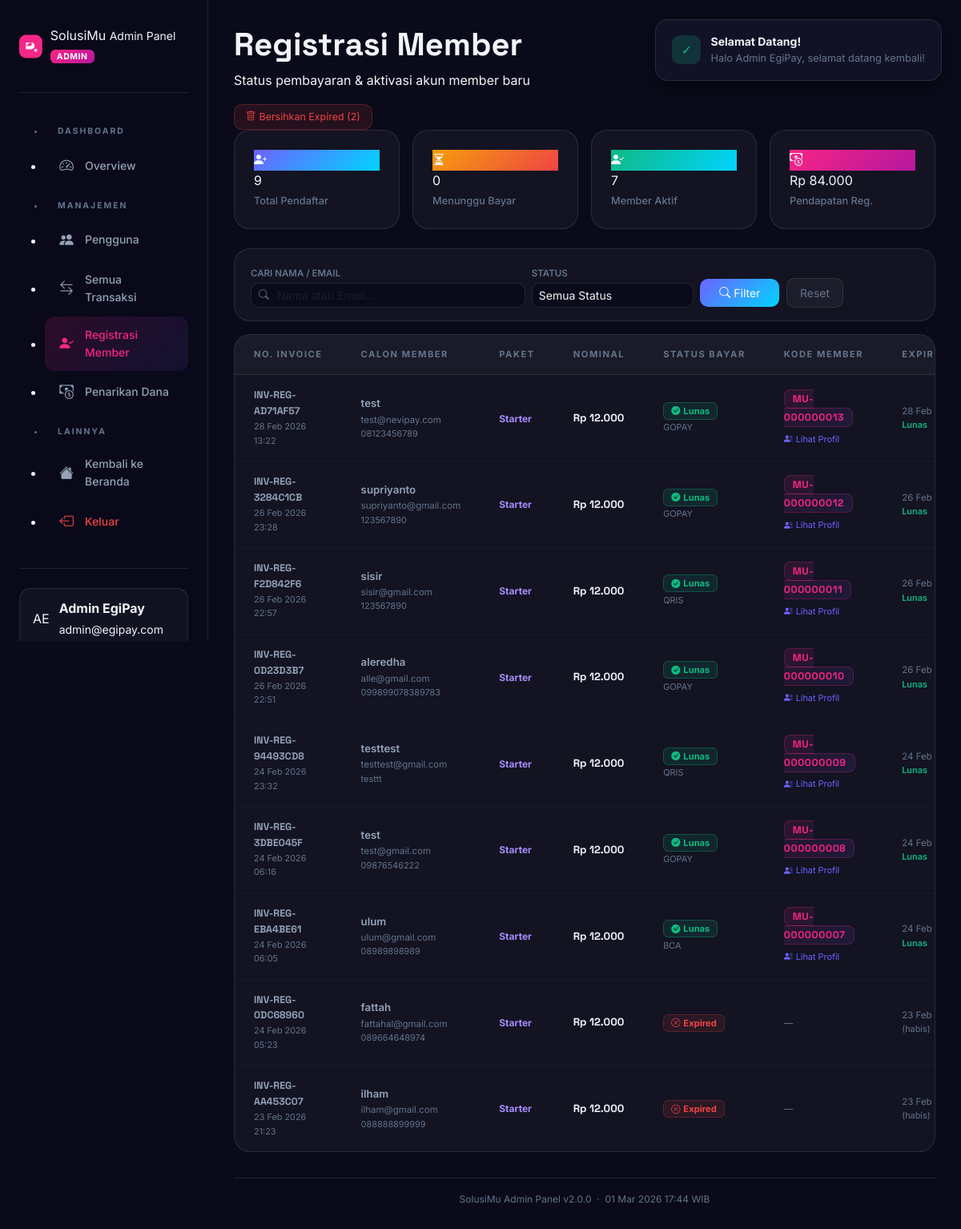
/admin/registrations.php (signed in), run on the app's committed database.
### tables this page shows
CREATE TABLE `users` (
  `id` int(10) UNSIGNED NOT NULL,
  `member_code` varchar(20) DEFAULT NULL,
  `referral_code` varchar(30) DEFAULT NULL,
  `referred_by` int(10) UNSIGNED DEFAULT NULL,
  `name` varchar(100) NOT NULL,
  `email` varchar(150) NOT NULL,
  `password` varchar(255) NOT NULL,
  `phone` varchar(20) DEFAULT NULL,
  `role` enum('superadmin','admin','merchant','customer') NOT NULL DEFAULT 'merchant',
  `plan` enum('starter','business','enterprise') NOT NULL DEFAULT 'starter',
  `status` enum('active','inactive','suspended') NOT NULL DEFAULT 'active',
  `avatar` varchar(10) DEFAULT NULL,
  `email_verified_at` datetime DEFAULT NULL,
  `created_at` datetime NOT NULL DEFAULT current_timestamp(),
  `updated_at` datetime NOT NULL DEFAULT current_timestamp() ON UPDATE current_timestamp()
);

CREATE TABLE `registration_payments` (
  `id` int(10) UNSIGNED NOT NULL,
  `inv_no` varchar(30) NOT NULL,
  `token` varchar(64) NOT NULL,
  `name` varchar(100) NOT NULL,
  `email` varchar(150) NOT NULL,
  `phone` varchar(20) DEFAULT NULL,
  `password_hash` varchar(255) NOT NULL,
  `plan` enum('starter','business','enterprise') NOT NULL DEFAULT 'starter',
  `referral_code` varchar(30) DEFAULT NULL,
  `referred_by` int(10) UNSIGNED DEFAULT NULL,
  `amount` decimal(10,2) NOT NULL DEFAULT 12000.00,
  `status` enum('pending','paid','expired') NOT NULL DEFAULT 'pending',
  `payment_method` varchar(50) DEFAULT NULL,
  `expires_at` datetime NOT NULL,
  `paid_at` datetime DEFAULT NULL,
  `created_at` datetime NOT NULL DEFAULT current_timestamp()
);

### includes/config.php (called while the page is built, shortened)
<?php
require_once __DIR__ . '/db.php';
function isLoggedIn(): bool {
    return isset($_SESSION['user_id']);
}
function getCurrentUser(): ?array {
    static $user = null;
    if ($user === null) {
        $user = dbFetchOne(
            'SELECT id, name, email, phone, role, plan, status, avatar, member_code, referral_code FROM users WHERE id = ? AND status = "active"',
            [$_SESSION['user_id']]
        );
    }
    return $user;
}
function isAdmin(): bool {
    $user = getCurrentUser();
    return $user && in_array($user['role'], ['admin', 'superadmin']);
}
function requireAdmin(): void {
    if (!isAdmin()) {
        setFlash('error', 'Akses Ditolak', 'Halaman ini hanya dapat diakses oleh Admin.');
        header('Location: ' . BASE_URL . '/dashboard.php');
        exit;
    }
}
function formatRupiah(float $amount): string {
    return 'Rp ' . number_format($amount, 0, ',', '.');
}
?>

### includes/db.php (called while the page is built, shortened)
<?php
function getDB(): PDO {
    static $pdo = null;
    if ($pdo === null) {
        $dsn = sprintf(
            'mysql:host=%s;port=%s;dbname=%s;charset=%s',
            DB_HOST, DB_PORT, DB_NAME, DB_CHARSET
        );
        try {
            $pdo = new PDO($dsn, DB_USER, DB_PASS, [
                PDO::ATTR_ERRMODE            => PDO::ERRMODE_EXCEPTION,
                PDO::ATTR_DEFAULT_FETCH_MODE => PDO::FETCH_ASSOC,
                PDO::ATTR_EMULATE_PREPARES   => false,
            ]);
        } catch (PDOException $e) {
            http_response_code(503);
            die(renderDbError($e->getMessage()));
        }
    }
    return $pdo;
}
function dbFetchAll(string $sql, array $params = []): array {
    $stmt = getDB()->prepare($sql);
    $stmt->execute($params);
    return $stmt->fetchAll();
}
function dbFetchOne(string $sql, array $params = []): ?array {
    $stmt = getDB()->prepare($sql);
    $stmt->execute($params);
    $row = $stmt->fetch();
    return $row ?: null;
}
?>

### admin/registrations.php (the view, shortened to what this page needs)
<?php
require_once __DIR__ . '/../includes/config.php';
requireAdmin();
$admin = getCurrentUser();
$statAll     = dbFetchOne('SELECT COUNT(*) AS cnt FROM registration_payments')['cnt'] ?? 0;
$statPending = dbFetchOne('SELECT COUNT(*) AS cnt FROM registration_payments WHERE status="pending"')['cnt'] ?? 0;
$statPaid    = dbFetchOne('SELECT COUNT(*) AS cnt FROM registration_payments WHERE status="paid"')['cnt'] ?? 0;
$statExpired = dbFetchOne('SELECT COUNT(*) AS cnt FROM registration_payments WHERE status="expired"')['cnt'] ?? 0;
$totalFee    = dbFetchOne('SELECT COALESCE(SUM(amount),0) AS s FROM registration_payments WHERE status="paid"')['s'] ?? 0;
$search       = trim($_GET['q']      ?? '');
$page         = max(1, (int)($_GET['page'] ?? 1));
$perPage      = 20;
$offset       = ($page - 1) * $perPage;
$where  = ['1=1'];
$params = [];
$whereStr = implode(' AND ', $where);
$regs = dbFetchAll(
    "SELECT rp.*, u.member_code, u.id AS user_id
     FROM registration_payments rp
     LEFT JOIN users u ON u.email = rp.email AND rp.status = 'paid'
     WHERE $whereStr ORDER BY rp.created_at DESC LIMIT $perPage OFFSET $offset",
    $params
);
?>
<!DOCTYPE html>
<html lang="id">
<head>
  <link href="https://cdn.jsdelivr.net/npm/bootstrap@5.3.3/dist/css/bootstrap.min.css" rel="stylesheet"/>
  <link href="https://cdn.jsdelivr.net/npm/bootstrap-icons@1.11.3/font/bootstrap-icons.min.css" rel="stylesheet"/>
  <link href="../css/style.css" rel="stylesheet"/>
</head>
<body>
<div class="toast-container" id="toastContainer"></div>
<aside class="sidebar" id="mainSidebar">
  <div class="sidebar-logo">
    <div class="sidebar-logo-text">
      <span>SolusiMu</span>
      <small>Admin Panel <span class="admin-badge">ADMIN</span></small>
    </div>
  </div>
  <ul class="sidebar-nav">
    <li class="sidebar-section-title">Dashboard</li>
    <li><a href="index.php" class="sidebar-link"><span class="icon"><i class="bi bi-speedometer2"></i></span>Overview</a></li>
    <li class="sidebar-section-title">Manajemen</li>
    <li><a href="users.php" class="sidebar-link"><span class="icon"><i class="bi bi-people-fill"></i></span>Pengguna</a></li>
    <li><a href="transactions.php" class="sidebar-link"><span class="icon"><i class="bi bi-arrow-left-right"></i></span>Semua Transaksi</a></li>
    <li><a href="registrations.php" class="sidebar-link admin-active"><span class="icon"><i class="bi bi-person-check-fill"></i></span>Registrasi Member</a></li>
    <li><a href="withdrawals.php" class="sidebar-link"><span class="icon"><i class="bi bi-cash-coin"></i></span>Penarikan Dana</a></li>
    <li class="sidebar-section-title">Lainnya</li>
    <li><a href="../dashboard.php" class="sidebar-link"><span class="icon"><i class="bi bi-house-fill"></i></span>Kembali ke Beranda</a></li>
    <li><a href="../logout.php" class="sidebar-link" style="color:#ef4444;"><span class="icon"><i class="bi bi-box-arrow-left"></i></span>Keluar</a></li>
  </ul>
  <div class="sidebar-bottom">
    <div class="sidebar-profile">
      <div class="sidebar-avatar"><?= htmlspecialchars($admin['avatar'] ?? '?') ?></div>
      <div class="sidebar-profile-info">
        <strong><?= htmlspecialchars($admin['name']) ?></strong>
        <small><?= htmlspecialchars($admin['email']) ?></small>
      </div>
    </div>
  </div>
</aside>
<main class="main-content">
  <div class="topbar">
    <div class="topbar-left">
      <h1 class="topbar-title">Registrasi Member</h1>
      <p class="topbar-subtitle">Status pembayaran & aktivasi akun member baru</p>
    </div>
    <div class="topbar-right">
      <form method="POST" style="display:inline;" onsubmit="return confirm('Hapus semua <?= $statExpired ?> data expired?')">
        <button type="submit" class="btn btn-sm"
          style="background:rgba(239,68,68,.12);border:1px solid rgba(239,68,68,.25);color:#ef4444;border-radius:10px;font-size:0.78rem;padding:6px 14px;"
          <?= $statExpired === 0 ? 'disabled' : '' ?>>
          <i class="bi bi-trash me-1"></i>Bersihkan Expired (<?= $statExpired ?>)
        </button>
      </form>
    </div>
  </div>
  <div class="row g-3 mb-4">
    <div class="col-6 col-xl-3">
      <div class="stat-card animate-on-scroll">
        <div class="stat-icon" style="background:linear-gradient(135deg,#6c63ff,#00d4ff);">
          <i class="bi bi-person-plus-fill"></i></div>
        <div class="stat-content">
          <div class="stat-value"><?= number_format($statAll) ?></div>
          <div class="stat-label">Total Pendaftar</div>
        </div>
      </div>
    </div>
    <div class="col-6 col-xl-3">
      <div class="stat-card animate-on-scroll">
        <div class="stat-icon" style="background:linear-gradient(135deg,#f59e0b,#ef4444);">
          <i class="bi bi-hourglass-split"></i></div>
        <div class="stat-content">
          <div class="stat-value"><?= number_format($statPending) ?></div>
          <div class="stat-label">Menunggu Bayar</div>
        </div>
      </div>
    </div>
    <div class="col-6 col-xl-3">
      <div class="stat-card animate-on-scroll">
        <div class="stat-icon" style="background:linear-gradient(135deg,#10b981,#00d4ff);">
          <i class="bi bi-person-check-fill"></i></div>
        <div class="stat-content">
          <div class="stat-value"><?= number_format($statPaid) ?></div>
          <div class="stat-label">Member Aktif</div>
        </div>
      </div>
    </div>
    <div class="col-6 col-xl-3">
      <div class="stat-card animate-on-scroll">
        <div class="stat-icon" style="background:linear-gradient(135deg,#f72585,#b5179e);">
          <i class="bi bi-cash-coin"></i></div>
        <div class="stat-content">
          <div class="stat-value" style="font-size:1rem;"><?= formatRupiah($totalFee) ?></div>
          <div class="stat-label">Pendapatan Reg.</div>
        </div>
      </div>
    </div>
  </div>
  <div class="glass-table-wrapper mb-3 animate-on-scroll" style="padding:1rem 1.25rem;">
    <form method="GET" action="registrations.php">
      <div class="row g-2 align-items-end">
        <div class="col-sm-5">
          <label style="font-size:0.72rem;color:var(--text-muted);font-weight:600;text-transform:uppercase;">Cari Nama / Email</label>
          <div style="position:relative;">
            <i class="bi bi-search" style="position:absolute;left:10px;top:50%;transform:translateY(-50%);color:var(--text-muted);font-size:0.8rem;"></i>
            <input type="text" name="q" value="<?= htmlspecialchars($search) ?>"
              placeholder="Nama atau Email..."
              class="form-control form-control-sm" style="padding-left:32px;background:var(--bg-dark);border:1px solid var(--border-glass);color:var(--text-primary);border-radius:10px;"/>
          </div>
        </div>
        <div class="col-sm-3">
          <label style="font-size:0.72rem;color:var(--text-muted);font-weight:600;text-transform:uppercase;">Status</label>
          <select name="status" class="form-select form-select-sm" style="background:var(--bg-dark);border:1px solid var(--border-glass);color:var(--text-primary);border-radius:10px;">
            <option value="">Semua Status</option>
          </select>
        </div>
        <div class="col-auto">
          <button type="submit" class="btn btn-sm px-4" style="background:linear-gradient(135deg,#6c63ff,#00d4ff);color:#fff;border:none;border-radius:10px;padding:7px 16px;">
            <i class="bi bi-search me-1"></i>Filter
          </button>
          <a href="registrations.php" class="btn btn-sm px-3 ms-1" style="background:var(--bg-card);border:1px solid var(--border-glass);color:var(--text-muted);border-radius:10px;padding:7px 14px;">Reset</a>
        </div>
      </div>
    </form>
  </div>
  <div class="glass-table-wrapper animate-on-scroll">
    <?php if ($regs): ?>
    <div class="table-responsive">
      <table class="glass-table" id="regsTable">
        <thead>
          <tr>
            <th>No. Invoice</th>
            <th>Calon Member</th>
            <th>Paket</th>
            <th>Nominal</th>
            <th>Status Bayar</th>
            <th>Kode Member</th>
            <th>Expired / Bayar</th>
          </tr>
        </thead>
        <tbody>
          <?php foreach ($regs as $r):
          ?>
          <tr>
            <td>
              <div style="font-family:'Space Grotesk';font-size:0.78rem;font-weight:700;color:var(--text-secondary);">
                <?= htmlspecialchars($r['inv_no']) ?>
              </div>
              <div style="font-size:0.68rem;color:var(--text-muted);"><?= date('d M Y H:i', strtotime($r['created_at'])) ?></div>
            </td>
            <td>
              <div style="font-weight:600;font-size:0.83rem;"><?= htmlspecialchars($r['name']) ?></div>
              <div style="font-size:0.72rem;color:var(--text-muted);"><?= htmlspecialchars($r['email']) ?></div>
              <?php if ($r['phone']): ?>
              <div style="font-size:0.68rem;color:var(--text-muted);"><?= htmlspecialchars($r['phone']) ?></div>
              <?php endif; ?>
            </td>
            <td>
              <span style="font-size:0.75rem;font-weight:700;
                color:<?= $r['plan']==='enterprise'?'#f72585':($r['plan']==='business'?'#f59e0b':'#a78bfa') ?>;">
                <?= ucfirst($r['plan']) ?>
              </span>
            </td>
            <td style="font-family:'Space Grotesk';font-weight:700;font-size:0.83rem;color:var(--text-primary);">
              <?= formatRupiah($r['amount']) ?>
            </td>
            <td>
              <span class="reg-status-<?= $r['status'] ?>">
                <?php if ($r['status'] === 'pending'): ?>
                  <i class="bi bi-hourglass-split me-1"></i>Pending
                <?php elseif ($r['status'] === 'paid'): ?>
                  <i class="bi bi-check-circle-fill me-1"></i>Lunas
                <?php else: ?>
                  <i class="bi bi-x-circle me-1"></i>Expired
                <?php endif; ?>
              </span>
              <?php if ($r['status'] === 'paid' && $r['payment_method']): ?>
              <div style="font-size:0.68rem;color:var(--text-muted);margin-top:2px;"><?= htmlspecialchars($r['payment_method']) ?></div>
              <?php endif; ?>
            </td>
            <td>
              <?php if ($r['status'] === 'paid' && $r['member_code']): ?>
              <span class="member-code-pill"><?= htmlspecialchars($r['member_code']) ?></span>
              <?php if ($r['user_id']): ?>
              <div style="margin-top:4px;">
                <a href="users.php?q=<?= urlencode($r['member_code']) ?>" style="font-size:0.68rem;color:#6c63ff;text-decoration:none;">
                  <i class="bi bi-person-lines-fill me-1"></i>Lihat Profil
                </a>
              </div>
              <?php endif; ?>
              <?php else: ?>
              <span style="font-size:0.72rem;color:var(--text-muted);">—</span>
              <?php endif; ?>
            </td>
            <td style="font-size:0.72rem;color:var(--text-muted);white-space:nowrap;">
              <?php if ($r['status'] === 'paid'): ?>
                <?= $r['paid_at'] ? date('d M Y H:i', strtotime($r['paid_at'])) : '—' ?>
                <div style="color:#10b981;font-weight:600;font-size:0.68rem;">Lunas</div>
              <?php else: ?>
                <?= date('d M Y H:i', strtotime($r['expires_at'])) ?>
                <div style="font-size:0.68rem;"><?= $r['status'] === 'expired' ? '(habis)' : '(batas)' ?></div>
              <?php endif; ?>
            </td>
          </tr>
          <?php endforeach; ?>
        </tbody>
      </table>
    </div>
    <?php endif; ?>
  </div>
  <div style="margin-top:2rem;padding-top:1rem;border-top:1px solid var(--border-glass);text-align:center;color:var(--text-muted);font-size:0.75rem;">
    SolusiMu Admin Panel v<?= SITE_VERSION ?> &nbsp;·&nbsp; <?= date('d M Y H:i') ?> WIB
  </div>
</main>
</body>
</html>

### data on the page
users: avatar "AE", name "Admin EgiPay", email "admin@egipay.com"
registration_payments: inv_no "INV-REG-AD71AF57", created_at "28 Feb 2026 13:22", name "test", email "test@nevipay.com", phone "08123456789", plan "Starter", amount "Rp 12.000", status "paid" (drawn), payment_method "GOPAY", users.member_code "MU-000000013", paid_at "28 Feb…"
registration_payments: inv_no "INV-REG-3284C1CB", created_at "26 Feb 2026 23:28", name "supriyanto", email "supriyanto@gmail.com", phone "123567890", plan "Starter", amount "Rp 12.000", status "paid" (drawn), payment_method "GOPAY", users.member_code "MU-000000012", paid_at "26 Feb…"
registration_payments: inv_no "INV-REG-F2D842F6", created_at "26 Feb 2026 22:57", name "sisir", email "sisir@gmail.com", phone "123567890", plan "Starter", amount "Rp 12.000", status "paid" (drawn), payment_method "QRIS", users.member_code "MU-000000011", paid_at "26 Feb…"
registration_payments: inv_no "INV-REG-0D23D3B7", created_at "26 Feb 2026 22:51", name "aleredha", email "alle@gmail.com", phone "099899078389783", plan "Starter", amount "Rp 12.000", status "paid" (drawn), payment_method "GOPAY", users.member_code "MU-000000010", paid_at "26 Feb…"
registration_payments: inv_no "INV-REG-94493CD8", created_at "24 Feb 2026 23:32", name "testtest", email "testtest@gmail.com", phone "testtt", plan "Starter", amount "Rp 12.000", status "paid" (drawn), payment_method "QRIS", users.member_code "MU-000000009", paid_at "24 Feb…"
registration_payments: inv_no "INV-REG-3DBE045F", created_at "24 Feb 2026 06:16", name "test", email "test@gmail.com", phone "09876546222", plan "Starter", amount "Rp 12.000", status "paid" (drawn), payment_method "GOPAY", users.member_code "MU-000000008", paid_at "24 Feb…"
registration_payments: inv_no "INV-REG-EBA4BE61", created_at "24 Feb 2026 06:05", name "ulum", email "ulum@gmail.com", phone "08989898989", plan "Starter", amount "Rp 12.000", status "paid" (drawn), payment_method "BCA", users.member_code "MU-000000007", paid_at "24 Feb…"
registration_payments: inv_no "INV-REG-0DC68960", created_at "24 Feb 2026 05:23", name "fattah", email "fattahal@gmail.com", phone "089664648974", plan "Starter", amount "Rp 12.000", status "expired" (drawn), expires_at "23 Feb…"
registration_payments: inv_no "INV-REG-AA453C07", created_at "23 Feb 2026 21:23", name "ilham", email "ilham@gmail.com", phone "088888899999", plan "Starter", amount "Rp 12.000", status "expired" (drawn), expires_at "23 Feb…"

### other printed values
$statExpired "2"
$statAll "9"
$statPending "0"
$statPaid "7"
formatRupiah($totalFee) "Rp 84.000"
SITE_VERSION "2.0.0"
